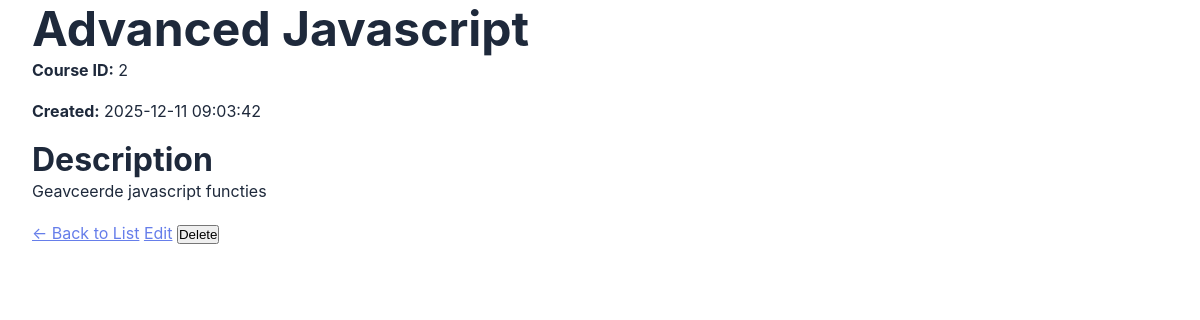
The app's page /courses/2 (signed in) with its own data.
### tables this page shows
CREATE TABLE courses (
            id INTEGER PRIMARY KEY AUTOINCREMENT,
            title TEXT NOT NULL,
            description TEXT,
            created_at DATETIME DEFAULT CURRENT_TIMESTAMP
        );

### py/app.py (the view)
@app.route('/courses/<int:id>')
@admin_required
def view_course(id):
    conn = get_db()
    cursor = conn.cursor()
    cursor.execute('SELECT * FROM courses WHERE id = ?', (id,))
    course = cursor.fetchone()
    conn.close()
    if not course:
        flash('Cursus niet gevonden', 'error')
        return redirect(url_for('list_courses'))
    return render_template('course_detail.html', course=course)

### py/app.py (called while the page is built)
def get_db():
    conn = sqlite3.connect(DATABASE)
    conn.row_factory = sqlite3.Row
    return conn

def admin_required(f):
    @wraps(f)
    def decorated_function(*args, **kwargs):
        if 'user_id' not in session:
            flash('Je moet ingelogd zijn om deze pagina te bekijken.', 'error')
            return redirect(url_for('login_page'))
        if not session.get('is_admin'):
            flash('Je hebt geen toegang tot deze pagina.', 'error')
            return redirect(url_for('index'))
        return f(*args, **kwargs)
    return decorated_function

@app.context_processor
def inject_user():
    return {
        'logged_in': 'user_id' in session,
        'user_name': session.get('user_name'),
        'user_email': session.get('user_email'),
        'is_admin': session.get('is_admin', False)
    }

### templates/course_detail.html (shortened to what this page needs)
<!DOCTYPE html>
<html lang="nl">
<head>
    <link rel="stylesheet" href="{{ url_for('static', filename='style.css') }}">
</head>
<body>
    <div class="container">
        <h1>{{ course.title }}</h1>
        <div class="meta">
            <p><strong>Course ID:</strong> {{ course.id }}</p>
            <p><strong>Created:</strong> {{ course['created_at'] }}</p>
        </div>
        <div class="description">
            <h3>Description</h3>
            <p>{{ course.description }}</p>
        </div>
        <div class="actions">
            <a href="{{ url_for('list_courses') }}" class="btn btn-secondary">← Back to List</a>
            <a href="{{ url_for('edit_course', id=course.id) }}" class="btn btn-primary">Edit</a>
            <form action="{{ url_for('delete_course', id=course.id) }}" method="POST" style="display: inline;">
                <button type="submit" class="btn btn-danger" onclick="return confirm('Delete this course?')">Delete</button>
            </form>
        </div>
    </div>
</body>
</html>

### static/style.css (style rules this page uses)
:root { --primary-color: #667eea; --primary-dark: #5568d3; --secondary-color: #764ba2; --accent-color: #f093fb; --success-color: #4ade80; --warning-color: #fbbf24; --danger-color: #ef4444; --bg-primary: #ffffff; --bg-secondary: #f8fafc; --bg-dark: #1e293b; --text-primary: #1e293b; --text-secondary: #64748b; --text-light: #94a3b8; --spacing-xs: 0.5rem; --spacing-sm: 1rem; --spacing-md: 2rem; --spacing-lg: 4rem; --spacing-xl: 6rem; --radius-sm: 0.25rem; --radius-md: 0.5rem; --radius-lg: 1rem; --radius-xl: 2rem; --shadow-sm: 0 1px 2px 0 rgb(0 0 0 / 0.05); --shadow-md: 0 4px 6px -1px rgb(0 0 0 / 0.1); --shadow-lg: 0 10px 15px -3px rgb(0 0 0 / 0.1); --shadow-xl: 0 20px 25px -5px rgb(0 0 0 / 0.1); --transition-fast: 0.15s ease; --transition-base: 0.3s ease; --transition-slow: 0.5s ease; }
* { margin: 0; padding: 0; box-sizing: border-box; }
html { scroll-behavior: smooth; }
body { font-family: -apple-system, BlinkMacSystemFont, 'Segoe UI', Roboto, 'Helvetica Neue', Arial, sans-serif; line-height: 1.6; color: var(--text-primary); background: var(--bg-primary); }
h1, h2, h3, h4, h5, h6 { line-height: 1.2; font-weight: 700; }
h1 { font-size: 3rem; }
h3 { font-size: 2rem; }
p { margin-bottom: 1rem; }
a { color: var(--primary-color); transition: color var(--transition-base); }
.container { max-width: 1200px; margin: 0 auto; padding: 0 var(--spacing-md); }

### records on screen
courses: title "Advanced Javascript", id "2", created_at "2025-12-11 09:03:42", description "Geavceerde javascript functies"
